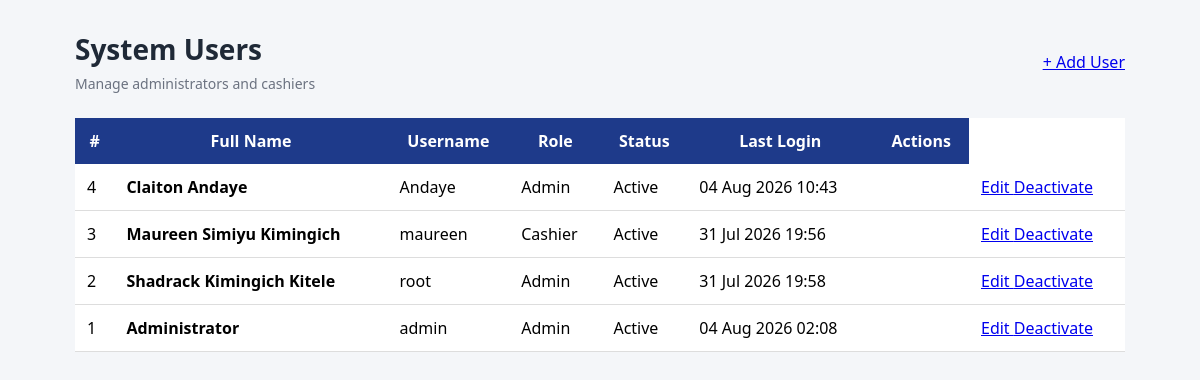
Screenshot of /admin/users/index.php (signed in) with the database file from the repository.
### tables this page shows
CREATE TABLE `users` (
  `id` int(11) NOT NULL AUTO_INCREMENT,
  `fullname` varchar(100) NOT NULL,
  `username` varchar(50) NOT NULL,
  `password` varchar(255) NOT NULL,
  `role` enum('Admin','Cashier') NOT NULL DEFAULT 'Cashier',
  `status` enum('Active','Inactive') NOT NULL DEFAULT 'Active',
  `last_login` datetime DEFAULT NULL,
  PRIMARY KEY (`id`),
  UNIQUE KEY `username` (`username`)
);

### admin/users/index.php (the view, shortened to what this page needs)
<?php
require_once "../../config/database.php";
$result = mysqli_query(
    $conn,
    "
    SELECT
        id,
        fullname,
        username,
        role,
        status,
        last_login
    FROM users
    ORDER BY id DESC
    "
);
?>
<!DOCTYPE html>
<html lang="en">
<head>
<link
    rel="stylesheet"
    href="../../assets/css/style.css"
>
<link
    rel="stylesheet"
    href="../../assets/css/users.css"
>
</head>
<body>
<div class="users-container">
<div class="users-header">
    <div>
        <h1>
            System Users
        </h1>
        <p>
            Manage administrators and cashiers
        </p>
    </div>
    <a
        href="add.php"
        class="add-user-btn"
    >
        + Add User
    </a>
</div>
<div class="users-card">
<div class="table-wrapper">
<table>
<thead>
<tr>
<th>
#
</th>
<th>
Full Name
</th>
<th>
Username
</th>
<th>
Role
</th>
<th>
Status
</th>
<th>
Last Login
</th>
<th>
Actions
</th>
</tr>
</thead>
<tbody>
<?php if ($result && mysqli_num_rows($result) > 0): ?>
<?php while ($user = mysqli_fetch_assoc($result)): ?>
<tr>
<td>
<?= $user['id']; ?>
</td>
<td>
<strong>
<?= htmlspecialchars(
    $user['fullname']
); ?>
</strong>
</td>
<td>
<?= htmlspecialchars(
    $user['username']
); ?>
</td>
<td>
<span class="role-badge">
<?= htmlspecialchars(
    $user['role']
); ?>
</span>
</td>
<td>
<?php if ($user['status'] === 'Active'): ?>
<span class="status-active">
    Active
</span>
<?php else: ?>
<span class="status-inactive">
    Inactive
</span>
<?php endif; ?>
</td>
<td>
<?php
if (!empty($user['last_login'])) {
    echo date(
        'd M Y H:i',
        strtotime($user['last_login'])
    );
} else {
    echo 'Never';
}
?>
</td>
<td>
<td>
<div class="user-actions">
<a
    href="edit.php?id=<?= $user['id']; ?>"
    class="edit-btn"
>
    Edit
</a>
<a
    href="delete.php?id=<?= $user['id']; ?>"
    class="delete-btn"
    onclick="return confirm('Are you sure you want to deactivate this user?');"
>
    Deactivate
</a>
</div>
</td>
</tr>
<?php endwhile; ?>
<?php endif; ?>
</tbody>
</table>
</div>
</div>
</div>
</body>
</html>

### assets/css/style.css (style rules this page uses)
* { margin:0; padding:0; box-sizing:border-box; font-family:Segoe UI, Arial, sans-serif; }
body { background:#f4f6f9; }
table { width:100%; border-collapse:collapse; background:white; }
table th { background:#1e3a8a; color:white; padding:12px; }
table td { padding:12px; border-bottom:1px solid #ddd; }

### assets/css/users.css (style rules this page uses)
.users-container { max-width: 1100px; margin: 30px auto; padding: 0 25px 40px; }
.users-header { display: flex; justify-content: space-between; align-items: center; gap: 20px; margin-bottom: 25px; }
.users-header h1 { margin: 0; font-size: 28px; color: #1f2937; }
.users-header p { margin: 6px 0 0; color: #6b7280; font-size: 14px; }

### rows the page displays
users: id "4", fullname "Claiton Andaye", username "Andaye", role "Admin", status "Active", last_login "04 Aug 2026 10:43"
users: id "3", fullname "Maureen Simiyu Kimingich", username "maureen", role "Cashier", status "Active", last_login "31 Jul 2026 19:56"
users: id "2", fullname "Shadrack Kimingich Kitele", username "root", role "Admin", status "Active", last_login "31 Jul 2026 19:58"
users: id "1", fullname "Administrator", username "admin", role "Admin", status "Active", last_login "04 Aug 2026 02:08"
